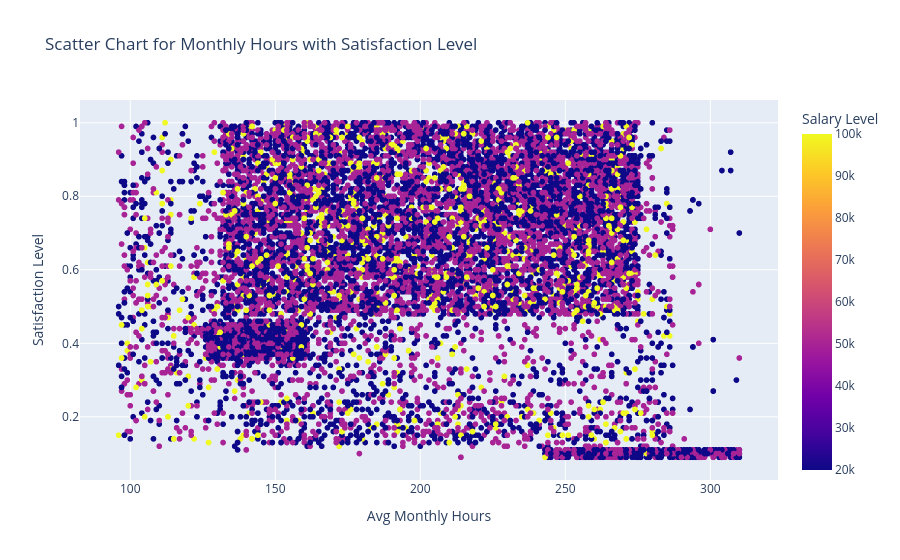

Notebook source saved alongside this figure:
### Markdown cell above
Interactive Line Chart

### Code cell
fig = px.scatter(
    df, x='average_montly_hours', y='satisfaction_level',
    color='salary',
    category_orders={'salary': ['low', 'medium', 'high']},
    hover_data=['Department', 'number_project', 'time_spend_company'],
    title='Scatter Chart for Monthly Hours with Satisfaction Level',
    labels={
        'average_montly_hours': 'Avg Monthly Hours',
        'satisfaction_level': 'Satisfaction Level',
        'salary': 'Salary Level'
    },

)
fig.show()

### Figure 1 — Plotly figure (JSON) as saved in the notebook; plotly's stock layout.template omitted (floating-point values rounded to 4 significant figures; data arrays with more than 128 entries replaced by an {"elided": "..."} marker saying what was removed)
{"data": [{"customdata": {"elided": "14999x3 int values"}, "hovertemplate": "Avg Monthly Hours=%{x}<br>Satisfaction Level=%{y}<br>Department=%{customdata[0]}<br>number_project=%{customdata[1]}<br>time_spend_company=%{customdata[2]}<br>Salary Level=%{marker.color}<extra></extra>", "legendgroup": "", "marker": {"color": {"elided": "14999 int values"}, "coloraxis": "coloraxis", "symbol": "circle"}, "mode": "markers", "name": "", "showlegend": false, "type": "scattergl", "x": {"elided": "14999 int values"}, "xaxis": "x", "y": {"elided": "14999 float values"}, "yaxis": "y"}], "layout": {"coloraxis": {"colorbar": {"title": {"text": "Salary Level"}}, "colorscale": [[0, "#0d0887"], [0.1111, "#46039f"], [0.2222, "#7201a8"], [0.3333, "#9c179e"], [0.4444, "#bd3786"], [0.5556, "#d8576b"], [0.6667, "#ed7953"], [0.7778, "#fb9f3a"], [0.8889, "#fdca26"], [1, "#f0f921"]]}, "legend": {"tracegroupgap": 0}, "title": {"text": "Scatter Chart for Monthly Hours with Satisfaction Level"}, "xaxis": {"anchor": "y", "domain": [0, 1], "title": {"text": "Avg Monthly Hours"}}, "yaxis": {"anchor": "x", "domain": [0, 1], "title": {"text": "Satisfaction Level"}}}}
